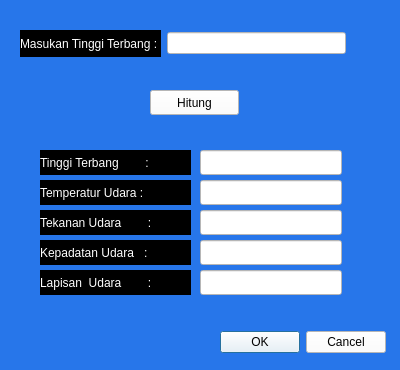
<?xml version="1.0" encoding="UTF-8"?>
<ui version="4.0">
 <class>MenghitungAtmosferISA</class>
 <widget class="QDialog" name="MenghitungAtmosferISA">
  <property name="geometry">
   <rect>
    <x>0</x>
    <y>0</y>
    <width>400</width>
    <height>370</height>
   </rect>
  </property>
  <property name="windowTitle">
   <string>Dialog</string>
  </property>
  <property name="styleSheet">
   <string notr="true">background: #2776ea;</string>
  </property>
  <widget class="QPushButton" name="hitung">
   <property name="geometry">
    <rect>
     <x>150</x>
     <y>90</y>
     <width>89</width>
     <height>25</height>
    </rect>
   </property>
   <property name="styleSheet">
    <string notr="true">background: white;</string>
   </property>
   <property name="text">
    <string>Hitung</string>
   </property>
  </widget>
  <widget class="QLineEdit" name="tinggiTerbangHasil">
   <property name="geometry">
    <rect>
     <x>200</x>
     <y>150</y>
     <width>142</width>
     <height>25</height>
    </rect>
   </property>
   <property name="styleSheet">
    <string notr="true">background: white;</string>
   </property>
   <property name="text">
    <string/>
   </property>
  </widget>
  <widget class="QLabel" name="label_2">
   <property name="geometry">
    <rect>
     <x>40</x>
     <y>150</y>
     <width>151</width>
     <height>25</height>
    </rect>
   </property>
   <property name="styleSheet">
    <string notr="true">background: black;
color: white;</string>
   </property>
   <property name="text">
    <string>Tinggi Terbang        : </string>
   </property>
  </widget>
  <widget class="QLabel" name="label_3">
   <property name="geometry">
    <rect>
     <x>40</x>
     <y>180</y>
     <width>151</width>
     <height>25</height>
    </rect>
   </property>
   <property name="styleSheet">
    <string notr="true">background: black;
color: white;</string>
   </property>
   <property name="text">
    <string>Temperatur Udara :</string>
   </property>
  </widget>
  <widget class="QLineEdit" name="temperaturUdara">
   <property name="geometry">
    <rect>
     <x>200</x>
     <y>180</y>
     <width>142</width>
     <height>25</height>
    </rect>
   </property>
   <property name="styleSheet">
    <string notr="true">background: white;</string>
   </property>
   <property name="text">
    <string/>
   </property>
  </widget>
  <widget class="QLineEdit" name="tekananUdara">
   <property name="geometry">
    <rect>
     <x>200</x>
     <y>210</y>
     <width>142</width>
     <height>25</height>
    </rect>
   </property>
   <property name="styleSheet">
    <string notr="true">background: white;</string>
   </property>
   <property name="text">
    <string/>
   </property>
  </widget>
  <widget class="QLabel" name="label_4">
   <property name="geometry">
    <rect>
     <x>40</x>
     <y>210</y>
     <width>151</width>
     <height>25</height>
    </rect>
   </property>
   <property name="styleSheet">
    <string notr="true">background: black;
color: white;</string>
   </property>
   <property name="text">
    <string>Tekanan Udara        :</string>
   </property>
  </widget>
  <widget class="QLabel" name="label_5">
   <property name="geometry">
    <rect>
     <x>40</x>
     <y>240</y>
     <width>151</width>
     <height>25</height>
    </rect>
   </property>
   <property name="styleSheet">
    <string notr="true">background: black;
color: white;</string>
   </property>
   <property name="text">
    <string>Kepadatan Udara   :</string>
   </property>
  </widget>
  <widget class="QLineEdit" name="kepadatanUdara">
   <property name="geometry">
    <rect>
     <x>200</x>
     <y>240</y>
     <width>142</width>
     <height>25</height>
    </rect>
   </property>
   <property name="styleSheet">
    <string notr="true">background: white;</string>
   </property>
   <property name="text">
    <string/>
   </property>
  </widget>
  <widget class="QLabel" name="label_6">
   <property name="geometry">
    <rect>
     <x>40</x>
     <y>270</y>
     <width>151</width>
     <height>25</height>
    </rect>
   </property>
   <property name="styleSheet">
    <string notr="true">color: white;
background: black;</string>
   </property>
   <property name="text">
    <string>Lapisan  Udara        :</string>
   </property>
  </widget>
  <widget class="QLineEdit" name="namaLapisan">
   <property name="geometry">
    <rect>
     <x>200</x>
     <y>270</y>
     <width>142</width>
     <height>25</height>
    </rect>
   </property>
   <property name="styleSheet">
    <string notr="true">background: white;</string>
   </property>
   <property name="text">
    <string/>
   </property>
  </widget>
  <widget class="QDialogButtonBox" name="buttonBox">
   <property name="geometry">
    <rect>
     <x>220</x>
     <y>330</y>
     <width>166</width>
     <height>25</height>
    </rect>
   </property>
   <property name="styleSheet">
    <string notr="true">background: white;</string>
   </property>
   <property name="standardButtons">
    <set>QDialogButtonBox::Cancel|QDialogButtonBox::Ok</set>
   </property>
  </widget>
  <widget class="QWidget" name="layoutWidget">
   <property name="geometry">
    <rect>
     <x>20</x>
     <y>30</y>
     <width>326</width>
     <height>27</height>
    </rect>
   </property>
   <layout class="QHBoxLayout" name="horizontalLayout">
    <item>
     <widget class="QLabel" name="label">
      <property name="styleSheet">
       <string notr="true">color: white;
background: black;</string>
      </property>
      <property name="text">
       <string>Masukan Tinggi Terbang : </string>
      </property>
     </widget>
    </item>
    <item>
     <widget class="QLineEdit" name="tinggiTerbang">
      <property name="styleSheet">
       <string notr="true">background: white;</string>
      </property>
     </widget>
    </item>
   </layout>
  </widget>
 </widget>
 <resources/>
 <connections/>
</ui>
